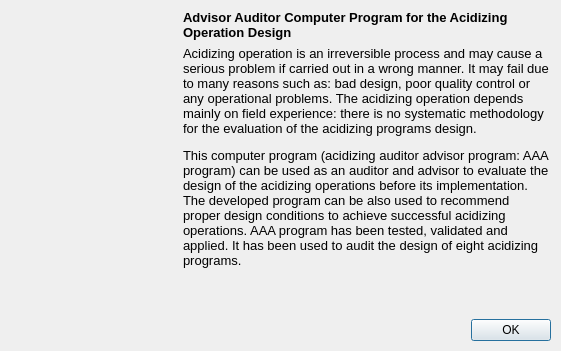
<?xml version="1.0" encoding="UTF-8"?>
<ui version="4.0">
 <class>AboutDialog</class>
 <widget class="QDialog" name="AboutDialog">
  <property name="windowModality">
   <enum>Qt::WindowModal</enum>
  </property>
  <property name="geometry">
   <rect>
    <x>0</x>
    <y>0</y>
    <width>561</width>
    <height>351</height>
   </rect>
  </property>
  <property name="windowTitle">
   <string>About</string>
  </property>
  <property name="windowIcon">
   <iconset resource="images.qrc">
    <normaloff>:/image/window-icon.ico</normaloff>:/image/window-icon.ico</iconset>
  </property>
  <property name="locale">
   <locale language="English" country="UnitedStates"/>
  </property>
  <widget class="QWidget" name="verticalLayoutWidget">
   <property name="geometry">
    <rect>
     <x>10</x>
     <y>10</y>
     <width>541</width>
     <height>331</height>
    </rect>
   </property>
   <layout class="QVBoxLayout" name="verticalLayout">
    <item>
     <layout class="QHBoxLayout" name="horizontalLayout">
      <item>
       <layout class="QVBoxLayout" name="verticalLayout_2">
        <item>
         <spacer name="verticalSpacer">
          <property name="orientation">
           <enum>Qt::Vertical</enum>
          </property>
          <property name="sizeHint" stdset="0">
           <size>
            <width>20</width>
            <height>40</height>
           </size>
          </property>
         </spacer>
        </item>
        <item>
         <widget class="QWidget" name="imageWidget" native="true">
          <property name="sizePolicy">
           <sizepolicy hsizetype="Preferred" vsizetype="Preferred">
            <horstretch>0</horstretch>
            <verstretch>0</verstretch>
           </sizepolicy>
          </property>
          <property name="minimumSize">
           <size>
            <width>128</width>
            <height>128</height>
           </size>
          </property>
          <property name="styleSheet">
           <string notr="true">image: url(:/image/window-icon.ico);</string>
          </property>
         </widget>
        </item>
        <item>
         <spacer name="verticalSpacer_2">
          <property name="orientation">
           <enum>Qt::Vertical</enum>
          </property>
          <property name="sizeHint" stdset="0">
           <size>
            <width>20</width>
            <height>40</height>
           </size>
          </property>
         </spacer>
        </item>
       </layout>
      </item>
      <item>
       <layout class="QVBoxLayout" name="verticalLayout_3">
        <item>
         <widget class="QLabel" name="headerLabel">
          <property name="font">
           <font>
            <pointsize>10</pointsize>
            <weight>75</weight>
            <bold>true</bold>
           </font>
          </property>
          <property name="text">
           <string>Advisor Auditor Computer Program for the Acidizing Operation Design</string>
          </property>
          <property name="scaledContents">
           <bool>true</bool>
          </property>
          <property name="wordWrap">
           <bool>true</bool>
          </property>
          <property name="margin">
           <number>5</number>
          </property>
         </widget>
        </item>
        <item>
         <widget class="QLabel" name="contentLabel">
          <property name="font">
           <font>
            <pointsize>10</pointsize>
           </font>
          </property>
          <property name="text">
           <string>&lt;html&gt;&lt;head/&gt;&lt;body&gt;&lt;p&gt;Acidizing operation is an irreversible process and may cause a serious problem if carried out in a wrong manner. It may fail due to many reasons such as: bad design, poor quality control or any operational problems. The acidizing operation depends mainly on field experience: there is no systematic methodology for the evaluation of the acidizing programs design.&lt;/p&gt;&lt;p&gt;This computer program (acidizing auditor advisor program: AAA program) can be used as an auditor and advisor to evaluate the design of the acidizing operations before its implementation. The developed program can be also used to recommend proper design conditions to achieve successful acidizing operations. AAA program has been tested, validated and applied. It has been used to audit the design of eight acidizing programs.&lt;/p&gt;&lt;/body&gt;&lt;/html&gt;</string>
          </property>
          <property name="wordWrap">
           <bool>true</bool>
          </property>
          <property name="margin">
           <number>5</number>
          </property>
         </widget>
        </item>
        <item>
         <spacer name="verticalSpacer_3">
          <property name="orientation">
           <enum>Qt::Vertical</enum>
          </property>
          <property name="sizeHint" stdset="0">
           <size>
            <width>20</width>
            <height>40</height>
           </size>
          </property>
         </spacer>
        </item>
       </layout>
      </item>
     </layout>
    </item>
    <item>
     <widget class="QDialogButtonBox" name="buttonBox">
      <property name="orientation">
       <enum>Qt::Horizontal</enum>
      </property>
      <property name="standardButtons">
       <set>QDialogButtonBox::Ok</set>
      </property>
      <property name="centerButtons">
       <bool>false</bool>
      </property>
     </widget>
    </item>
   </layout>
  </widget>
 </widget>
 <resources>
  <include location="images.qrc"/>
 </resources>
 <connections>
  <connection>
   <sender>buttonBox</sender>
   <signal>accepted()</signal>
   <receiver>AboutDialog</receiver>
   <slot>accept()</slot>
   <hints>
    <hint type="sourcelabel">
     <x>270</x>
     <y>298</y>
    </hint>
    <hint type="destinationlabel">
     <x>269</x>
     <y>159</y>
    </hint>
   </hints>
  </connection>
 </connections>
</ui>
